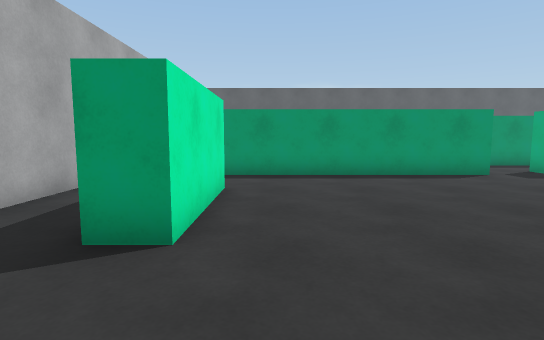
[1] (above)

24 first-person views from a walk through a 3-D level made in the Unity game engine. The camera is 1.2 m above the floor, tilts 6° down and sees 80° across. The floor is counted in squares, 1 m on a side. Each view is taken from the middle of a square. On the plan, view 1 faces up. The plan holds only what a view shows up to about 14 squares ahead; the rest is blank. The player is left out.

[2]
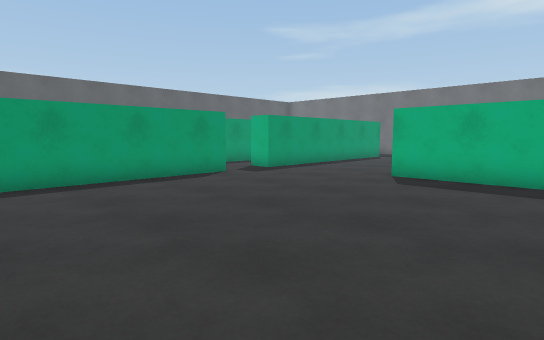

[3]
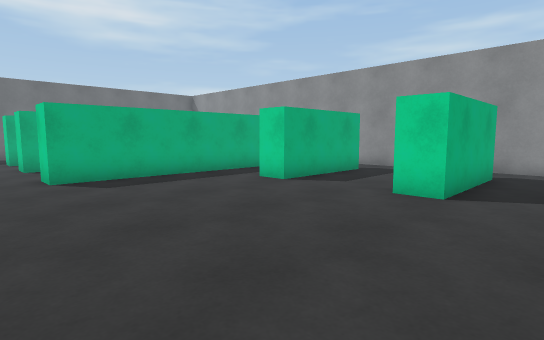

[4]
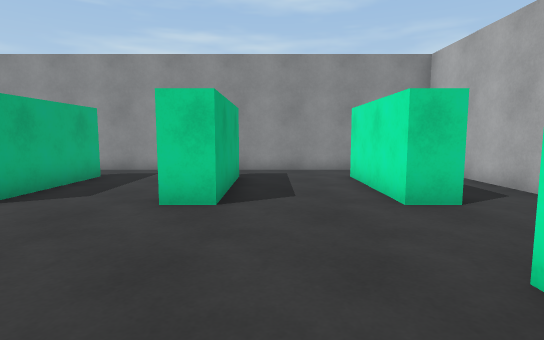

[5]
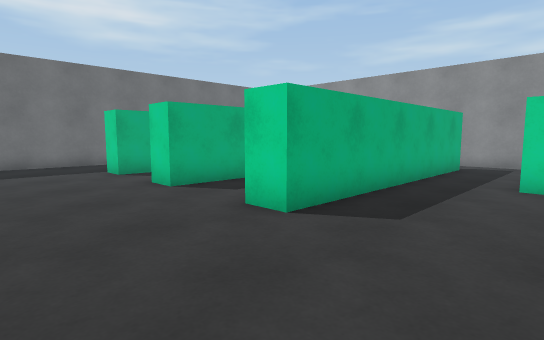

[6]
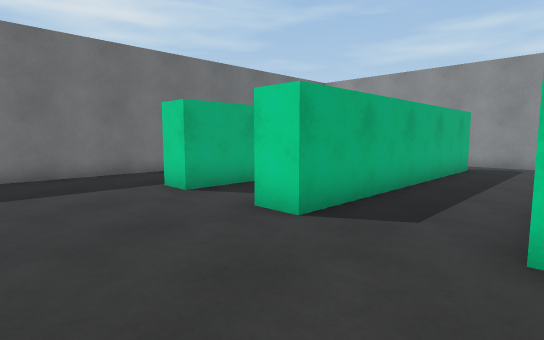

[7]
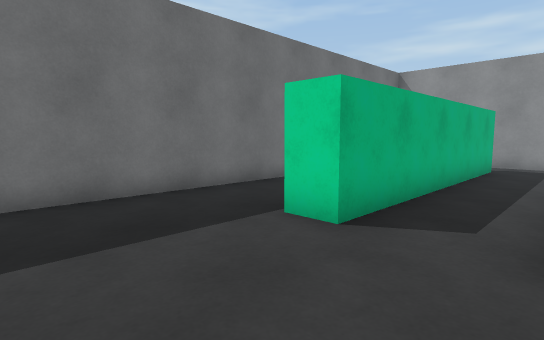

[8]
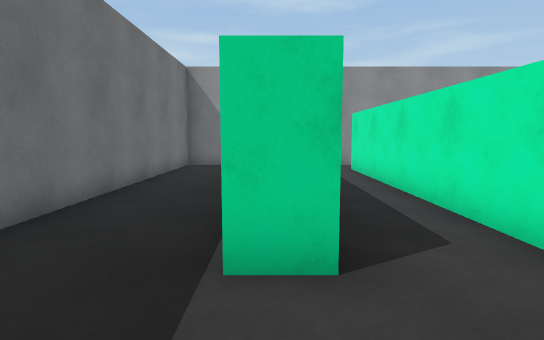

[9]
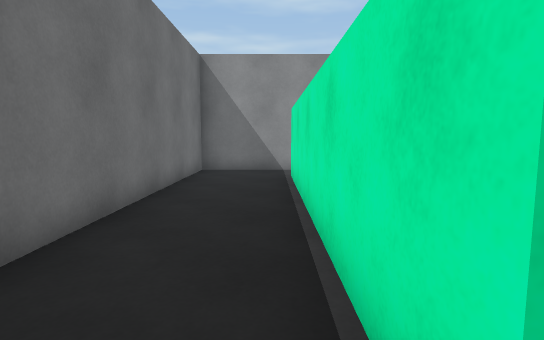

[10]
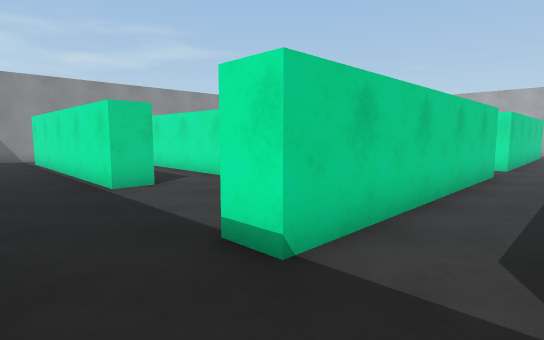

[11]
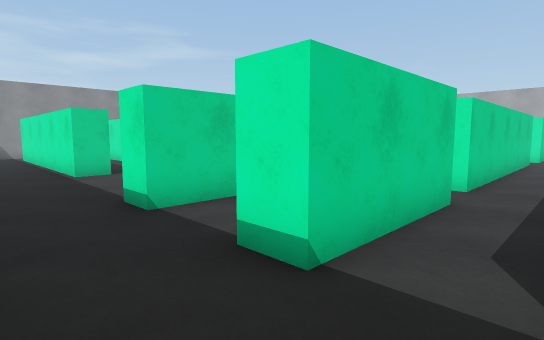

[12]
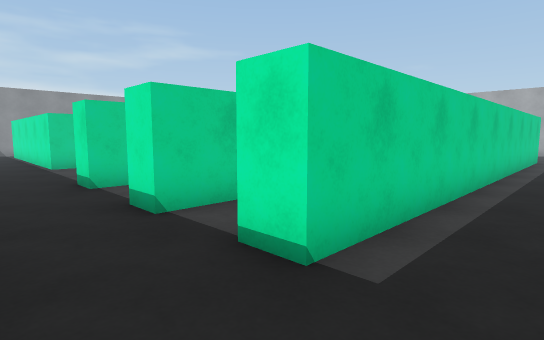

[13]
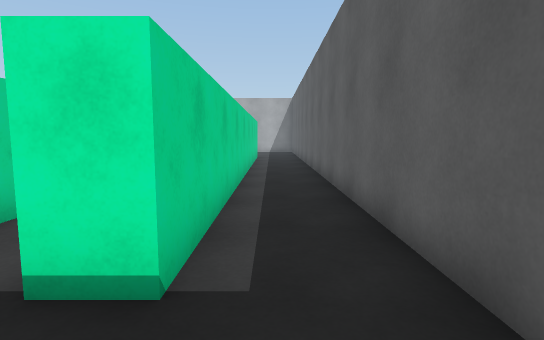

[14]
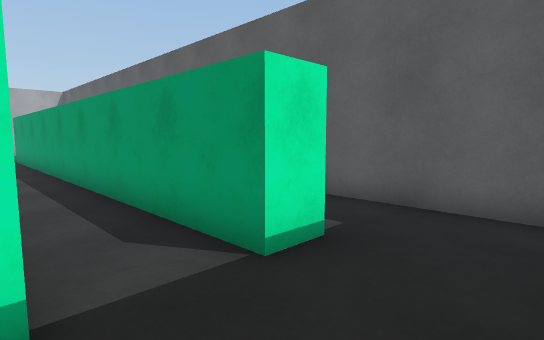

[15]
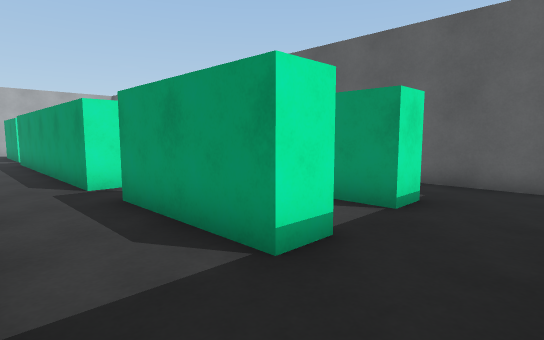

[16]
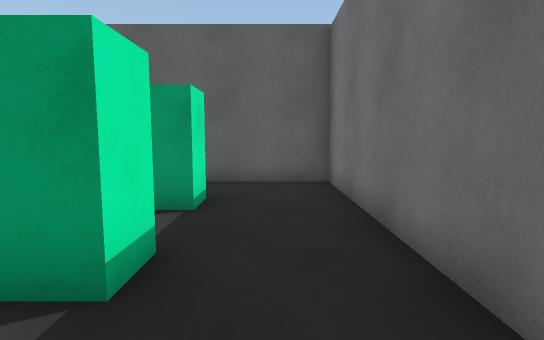

[17]
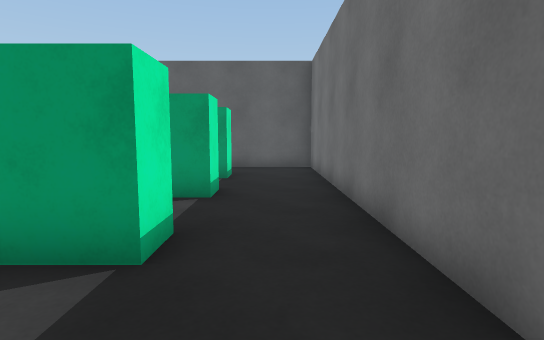

[18]
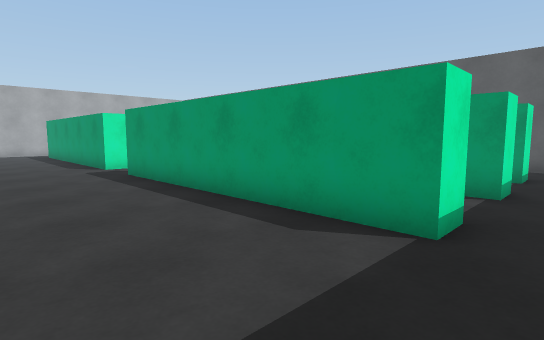

[19]
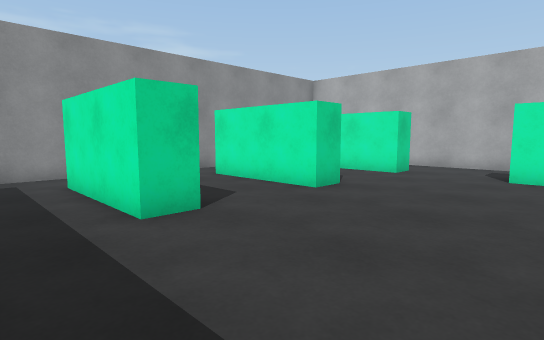

[20]
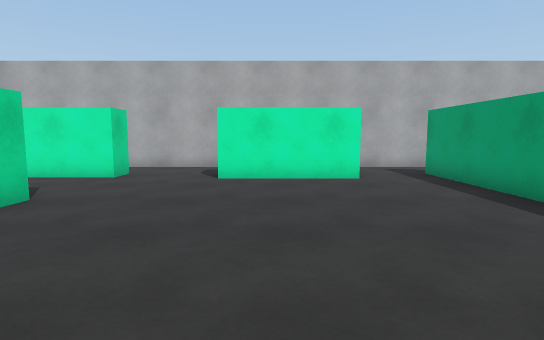

[21]
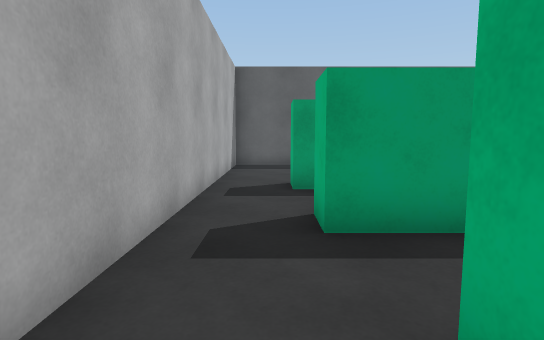

[22]
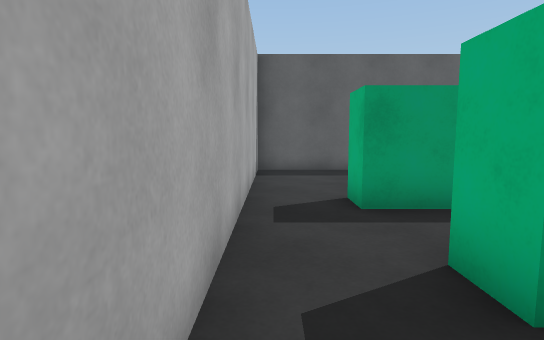

[23]
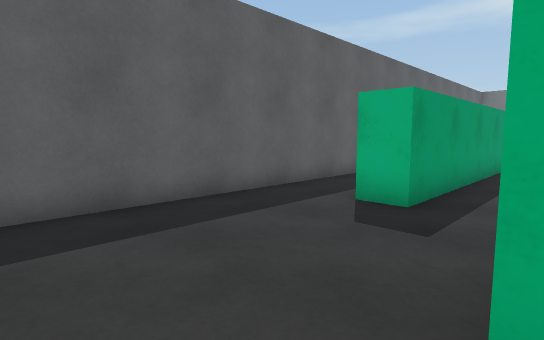

[24]
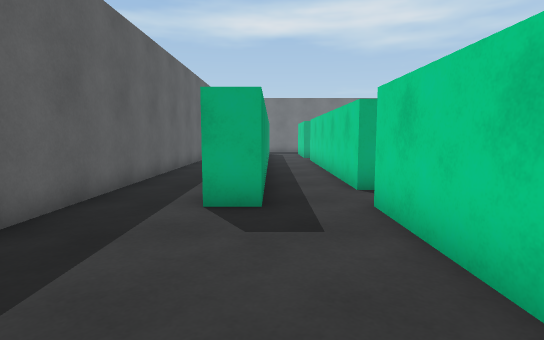

### Floor plan
Points are (right, up) in squares from view 1. A wall is a line through its corners. A room is listed if a view was taken in it or the views show most of it. See-through windows are left out.
Room 1 (views 1, 2, 3, 4, 5, 6, 7, 8, 9, 17, 18, 19, 20, 21, 22)
walls: (6.1, -3.6) (6.1, 0.4) (7.1, 0.4) (7.1, -3.6); (9.4, -3.9) (9.4, 5.3) (10.4, 5.3); (14.1, 4.9) (14.1, -3.8); (13.1, -3.9) (13.1, 5.3) (14.1, 5.3); (6.7, 9.9) (-2.3, 9.9); (5, -5.5) (9.9, -5.5); (2, -3.6) (2, 0.4) (3, 0.4) (3, -3.6); (11.4, -5.5) (20.5, -5.5) (20.5, 9.5); (16.4, -3.8) (16.4, 5.3) (17.4, 5.3) (17.4, -3.8); (-2.4, 0.4) (-1.3, 0.4) (-1.3, -3.6); (-1.1, 7.5) (-1.1, 3.5) (-2.1, 3.5); (-2.1, 7) (-2.1, 7.5); (-1.9, -5.5) (2.4, -5.5); (-4.5, 3) (-4.5, -3.2); (17.8, 9.9) (8.7, 9.9); (-4.5, 9.4) (-4.5, 5.2)
ways out: opening at (-3.5, 10.5) to room 2; opening at (8, 10.5) to room 2; opening at (19.5, 10.5) to room 2
Room 2 (views 10, 11, 12, 13, 14, 15, 16, 23, 24)
walls: (12.2, 13.3) (3.1, 13.3); (3.1, 13.6) (3.1, 14.3) (12.2, 14.3) (12.2, 13); (8.7, 9.9) (8.7, 10.9) (17.8, 10.9) (17.8, 9.9); (13.8, 14.3) (17.8, 14.3) (17.8, 13.3) (13.8, 13.3); (1.9, 17.2) (17.8, 17.2) (17.8, 16.2) (1.4, 16.2) (1.4, 17.2); (2.1, 10.9) (6.7, 10.9) (6.7, 9.9); (-1, 13.3) (-2.5, 13.3) (-2.5, 14.2); (-2.1, 14.3) (1.5, 14.3); (-2.3, 9.9) (-2.3, 11); (20.5, 9.5) (20.5, 19.5) (-4.5, 19.5) (-4.5, 9.4)
ways out: opening at (-3.5, 10.5) to room 1; opening at (8, 10.5) to room 1; opening at (19.5, 10.5) to room 1

Positions as (right, up) in squares from view 1, and headings:
1: (0, 0), facing up
2: (0, 1), facing up-right
3: (0, 7), facing down-right
4: (1, 6), facing down
5: (6, 9), facing down-right
6: (10, 9), facing down-right
7: (14, 9), facing down-right
8: (17, 8), facing down
9: (18, 6), facing down
10: (20, 13), facing down-left
11: (20, 16), facing down-left
12: (20, 19), facing down-left
13: (20, 18), facing left
14: (20, 14), facing up-left
15: (20, 11), facing up-left
16: (19, 11), facing up
17: (19, 7), facing up
18: (19, 6), facing up-left
19: (9, 5), facing down-left
20: (8, 5), facing left
21: (-3, 6), facing up
22: (-4, 8), facing up
23: (-4, 14), facing up-right
24: (-4, 16), facing right
